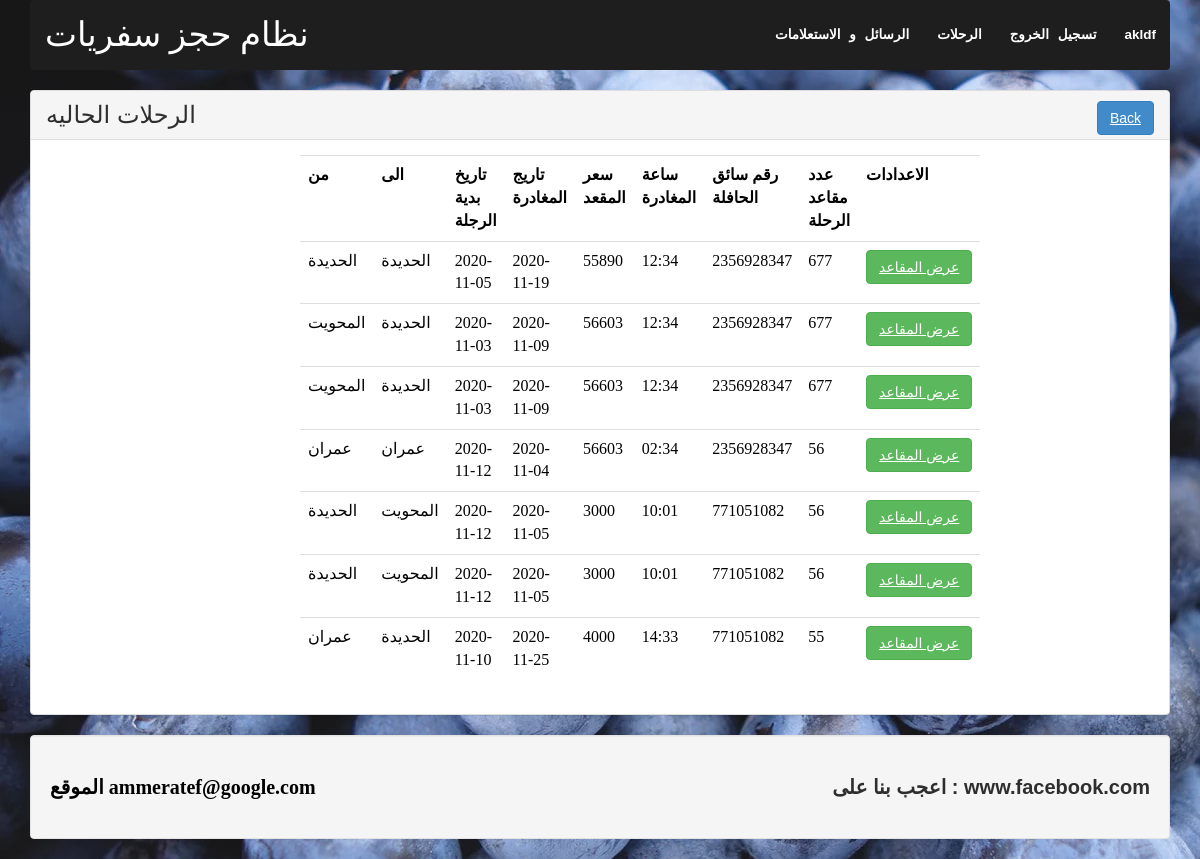
The app's page /profile.php (signed in) with its own data.
### tables this page shows
CREATE TABLE `db_reservation` (
  `id` int(11) NOT NULL,
  `pickup` varchar(255) NOT NULL,
  `bookingdate` varchar(255) NOT NULL,
  `returndate` varchar(255) NOT NULL,
  `carnumber` varchar(64) NOT NULL,
  `destination` varchar(255) NOT NULL,
  `bookingtime` varchar(255) NOT NULL,
  `email` varchar(255) NOT NULL,
  `passengers` varchar(255) NOT NULL
);

### lib/Session.php (called while the page is built, shortened)
<?php
class Session
{
	public static function get($key){
		if (isset($_SESSION[$key])) {
			return $_SESSION[$key];
		}else{
			return false;
		}
	}
}
?>

### profile.php (the view, shortened to what this page needs)
<html>
    <body style=" background-image: url(images/breadcumb.jpg)">
        <?php
	 include 'inc/header.php';
?>
<?php
$connection = mysqli_connect("localhost", "root", "", "nit_angola");
if (Session::get("role") == 'admin') {
	$sql = "SELECT * FROM db_reservation";
	$results = mysqli_query($connection, $sql);
} else {
	$sql = "SELECT * FROM db_reservation WHERE id =2";
	$results = mysqli_query($connection, $sql);
}  ?>
	<div class="panel panel-default">
		<div class="panel-heading">
			<h2>الرحلات الحاليه<span class="pull-right"><a class="btn btn-primary" href="profile.php">Back</a></span></h2>
		</div>
		<div class="panel-body">
			<div style="max-width:600px; margin: 0 auto">
				<form action="" method="POST">
				<table class="table table-primary">
						<tr>
						<th>من   </th>
							<th>الى</th>
							<th>تاريخ بدية الرجلة  </th>
							<th>تاريج المغادرة  </th>
							<th>سعر المقعد </th>
							<th>ساعة المغادرة </th>
							<th>رقم سائق الحافلة </th>
							<th>عدد مقاعد الرحلة </th>
							<th>الاعدادات  </th>
						</tr>
<?php
$email = Session::get("email");
				if (isset($email)) {
if (mysqli_num_rows($results)>0) {
while ($row=mysqli_fetch_array($results)) {
	echo "<tr>";
	echo "<td>".$row['pickup']."</td>";
	echo "<td>".$row['destination']."</td>";
	echo "<td>".$row['bookingdate']."</td>";
	echo "<td>".$row['returndate']."</td>";
	echo "<td>".$row['carnumber']."</td>";
	echo "<td>".$row['bookingtime']."</td>";
	echo "<td>".$row['email']."</td>";
	echo "<td>".$row['passengers']."</td>";
	echo "<td> <a  class='btn btn-success' href='journey.php?id=".$row['id']."'>عرض المقاعد </a></td>";
	echo "</tr>";
}
}
}
?>
					</table>
				</form>
			</div>
		</div>
	</div>
<?php
	include 'inc/footer.php';
?>
    </body></html>

### inc/header.php (shortened to what this page needs)
<?php
	$filepath = realpath(dirname(__FILE__));
	include_once $filepath.'/../lib/Session.php';
?>
<!DOCTYPE html>
<html lang="en">
<head>
	     <link rel="stylesheet" href="css/main.css" media="screen" type="text/css">
        <link rel="stylesheet" href="css/bootstrap.css">
        <link href="css/font-awesome.min.css" rel="stylesheet">
</head>
<body>
	<div class="container">
		<nav class="navbar navbar-default">
			<div class="container-fluid">
				<div class="navbar-header">
					<a class="navbar-brand" href="index.php">نظام حجز سفريات</a>
				</div>
				<ul class="nav navbar-nav main-nav  clear navbar-right ">
				<?php
					$userlogin = Session::get("login");
					if ($userlogin == true) {
						if (Session::get("role")== 'admin') {	?>
				<li><a class="color_animation" href="profile_massage.php">  الرسائل و الاستعلامات   </a></li>
				<li><a class="color_animation" href="profile.php"> الرحلات </a></li>
						<?php } else{ ?>
							<li><a class="color_animation" href="journey.php"> رحلاتي  </a></li>
						<?php  } ?>
					<li><a class="color_animation" href="?action=logout">تسجيل الخروج</a></li>
					<li><a class="color_animation" href="#"><?php echo Session::get("name"); ?> </a></li>
				<?php
					}else{
				?>
					<li><a class="color_animation" href="login.php">تسجيل الدخول</a></li>
					<li><a class="color_animation" href="register.php">التسجيل في الموقع</a></li>
				<?php
					}
				?>
				</ul>
			</div>
		</nav>

### inc/footer.php (shortened to what this page needs)
<div class="well">
			<h3>الموقع ammeratef@google.com
				<span class="pull-right">اعجب بنا على : www.facebook.com </span>
			</h3>
		</div>
	</div>
</body>
</html>

### css/main.css (style rules this page uses)
h2 { font-size: 24px; font-weight: 500; }
h3 { font-size: 20px; font-weight: 600; }
body, html { margin: 0; padding: 0; height: 100%; }
.clear::after { content: ""; display: table; clear: both; }
h1, h2, p, span, a { font-family: "museo-sans", helvetica, sans-serif; color: #2f2e2f; margin: 0; padding: 0; }
.color_animation { text-decoration: initial; margin-right: -30px; margin-left: -30px !important; color: white !important; }
.navbar-brand { font-family: 'Pacifico', cursive; font-size: 34px !important; text-decoration: none; color: white !important; }
nav { background: #1E1E1E !important; font-size: 18px; color: white !important; }
li { color: white !important; word-spacing: 5px !important; }
.navbar-default { border: 0 !important; }
.navbar-default { height: 70px; padding-top: 10px; }
nav li { padding-right: -15px; }
nav { position: fixed; display: block; position: fixed; width: 100%; height: 55px; z-index: 100; margin: 0; padding: 0; background-color: #1e1e1e; text-align: center; }
.main-nav { padding: 0; margin: 18px auto 0 auto; }
.main-nav li { display: inline-block; list-style: none; margin: 0 29px 0 29px; }
.logo a, .main-nav a { font-size: 0.75000em; font-weight: 700; text-decoration: none; color: #fff; display: block; text-align: center; padding: 2px 0; transition: color 0.3s ease-in-out; }

### records on screen
db_reservation: pickup "الحديدة", destination "الحديدة", bookingdate "2020-11-05", returndate "2020-11-19", carnumber "55890", bookingtime "12:34", email "2356928347", passengers "677"
db_reservation: pickup "المحويت", destination "الحديدة", bookingdate "2020-11-03", returndate "2020-11-09", carnumber "56603", bookingtime "12:34", email "2356928347", passengers "677"
db_reservation: pickup "المحويت", destination "الحديدة", bookingdate "2020-11-03", returndate "2020-11-09", carnumber "56603", bookingtime "12:34", email "2356928347", passengers "677"
db_reservation: pickup "عمران", destination "عمران", bookingdate "2020-11-12", returndate "2020-11-04", carnumber "56603", bookingtime "02:34", email "2356928347", passengers "56"
db_reservation: pickup "الحديدة", destination "المحويت", bookingdate "2020-11-12", returndate "2020-11-05", carnumber "3000", bookingtime "10:01", email "771051082", passengers "56"
db_reservation: pickup "الحديدة", destination "المحويت", bookingdate "2020-11-12", returndate "2020-11-05", carnumber "3000", bookingtime "10:01", email "771051082", passengers "56"
db_reservation: pickup "عمران", destination "الحديدة", bookingdate "2020-11-10", returndate "2020-11-25", carnumber "4000", bookingtime "14:33", email "771051082", passengers "55"

### other values on screen
Session::get("name") "akldf"
